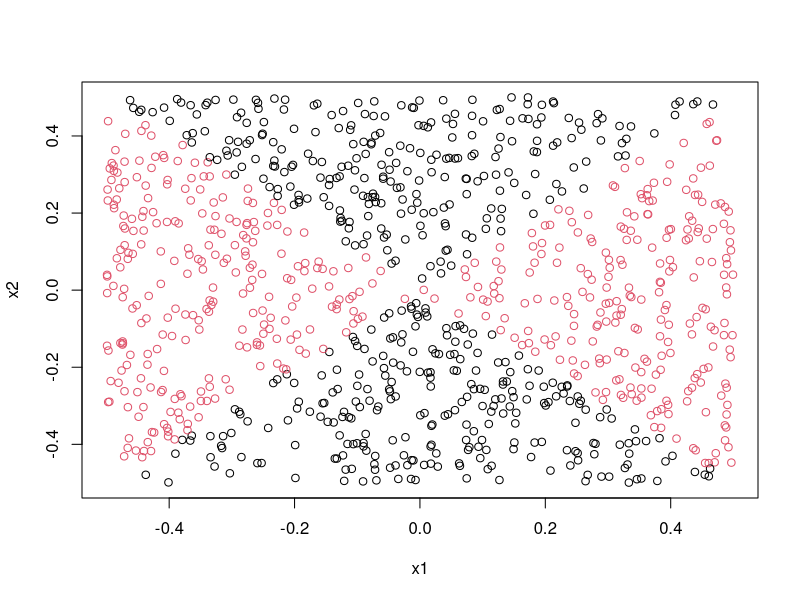
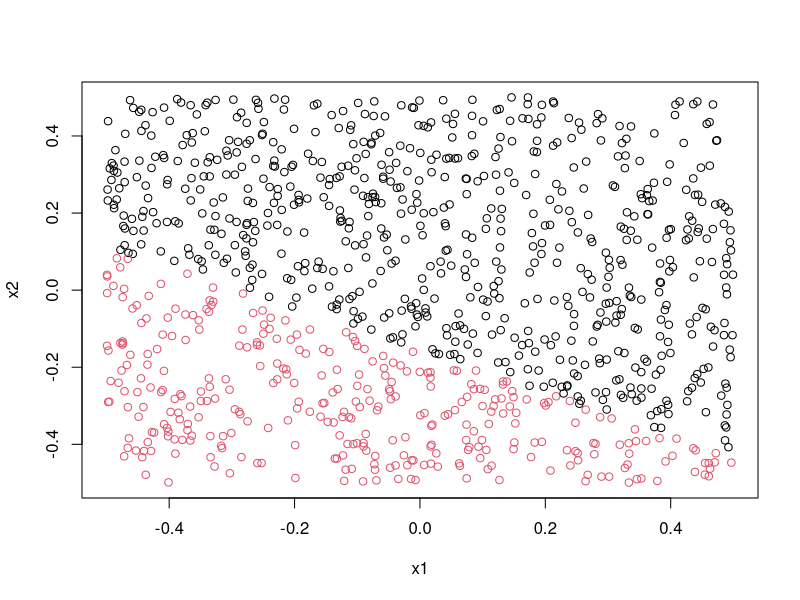
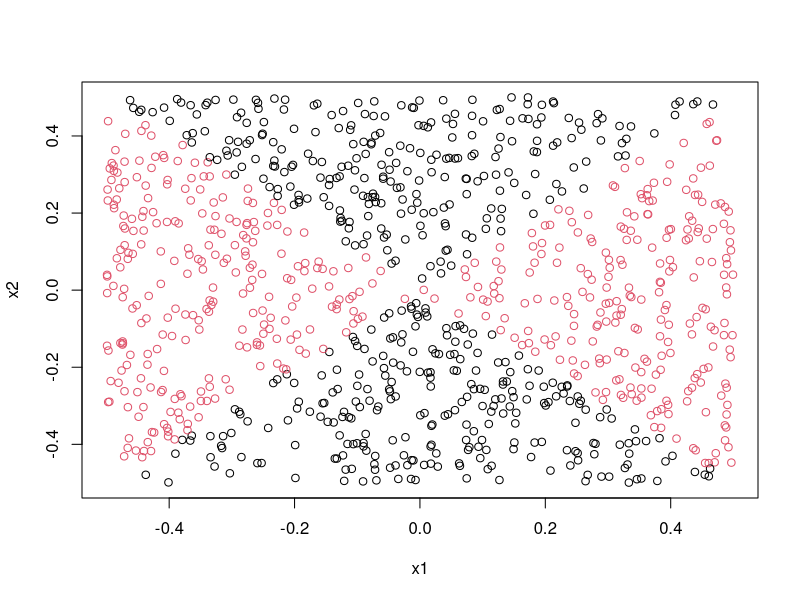

Reproduce these figures in R, in order.
set.seed(2020)

# generate the dataset with n = 1000 and p = 2, such that the observations belong to two classes with a quadratic
#  decision boundary
x1 <- runif(1000) -0.5
x2 <- runif(1000) -0.5
y <- 1*(x1^2 - x2^2 > 0)

train <- data.frame(x1, x2, y)

# plot observations, coloured according to their class labels
plot(x1, x2, col = as.factor(y))

# fit a logistic regression model
log_mod <- glm(y ~ x1 + x2, data = train, family = "binomial")
summary(log_mod)

# obtained predicted class labels for all observations and plot the observations, coloured according to their
#  predicted class labels. The decision boundary should be linear
pred <- predict(log_mod, data = train, type = "response")
class_pred <- ifelse(pred > 0.5, 1, 0)

plot(x1, x2, col = as.factor(class_pred))

# fit a logistic regression model with non-linear functions of x1 and x2
log_mod2 <- glm(y ~ I(x1^2) + I(x2^2), data = train, family = "binomial")
summary(log_mod2)

# obtained predicted class labels for all observations and plot the observations, coloured according to their
#  predicted class labels. The decision boundary should be non-linear
pred <- predict(log_mod2, data = train, type = "response")
class_pred <- ifelse(pred > 0.5, 1, 0)

plot(x1, x2, col = as.factor(class_pred))

